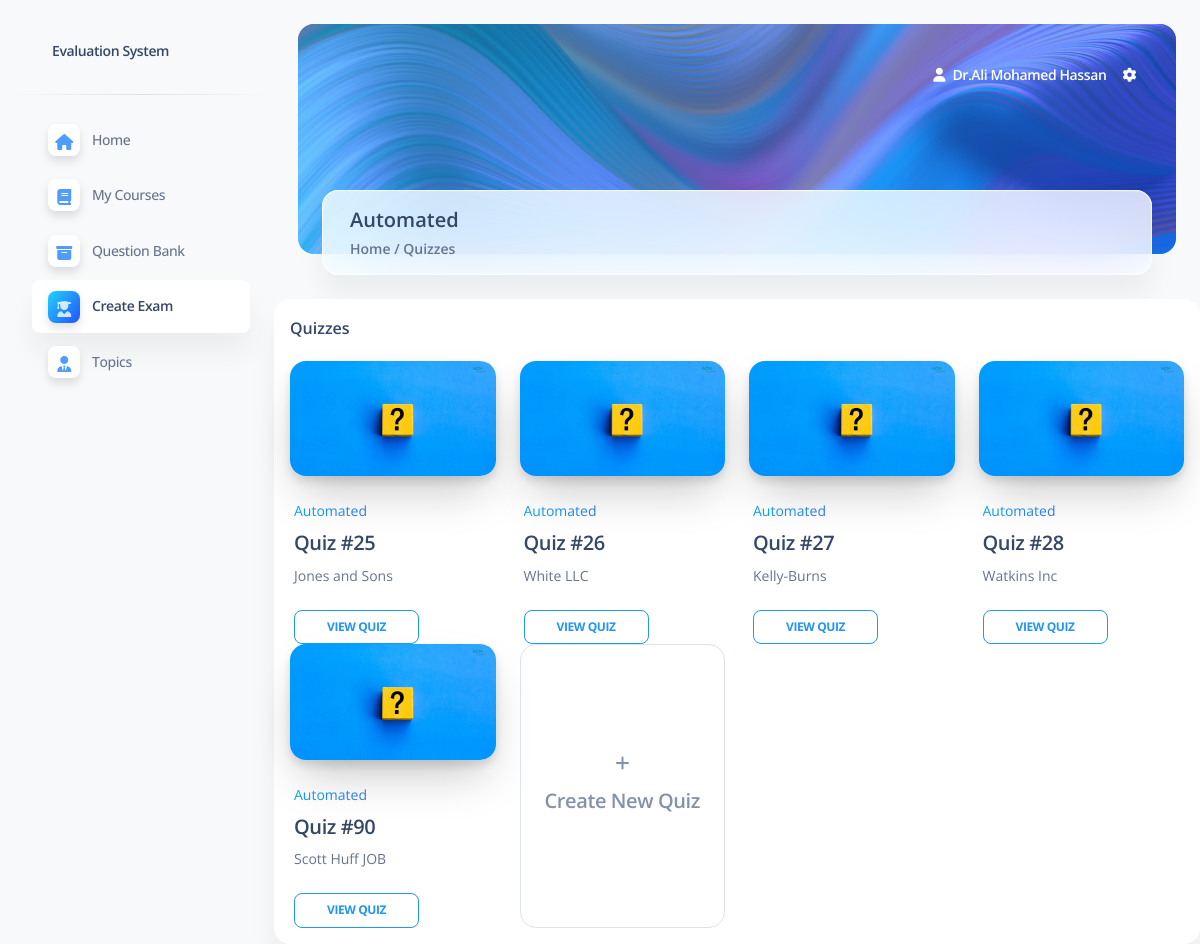
Screenshot of /pages/courseQuizzes.php?course_id=11 (signed in) with the database file from the repository.
### tables this page shows
CREATE TABLE `courses` (
  `course_id` int(11) NOT NULL,
  `course_name` varchar(100) NOT NULL,
  `teacher_id` int(11) DEFAULT NULL,
  `start_date` date DEFAULT NULL,
  `end_date` date DEFAULT NULL,
  `description` text DEFAULT NULL
);

CREATE TABLE `quizzes` (
  `quiz_id` int(11) NOT NULL,
  `quiz_name` varchar(100) NOT NULL,
  `course_id` int(11) DEFAULT NULL,
  `duration_minutes` int(11) DEFAULT NULL,
  `max_score` float DEFAULT NULL,
  `start_time` datetime DEFAULT NULL,
  `end_time` datetime DEFAULT NULL
);

### pages/courseQuizzes.php (the view, shortened to what this page needs)
<?php
include ('config.php');
if (isset($_SESSION['tid']) && isset($_GET['course_id'])) {
  $sql = "SELECT * FROM quizzes WHERE course_id = " . $_GET['course_id'];
  $result = mysqli_query($dbconn, $sql);
  $sql2 = "SELECT * FROM courses WHERE course_id = " . $_GET['course_id'];
  $result2 = mysqli_query($dbconn, $sql2);
  $row2 = mysqli_fetch_assoc($result2);
}
?>
<!DOCTYPE html>
<html lang="en">
<head>
  <link href="../assets/css/nucleo-icons.css" rel="stylesheet" />
  <link href="../assets/css/nucleo-svg.css" rel="stylesheet" />
  <link href="../assets/css/nucleo-svg.css" rel="stylesheet" />
  <link id="pagestyle" href="../assets/css/soft-ui-dashboard.css?v=1.0.7" rel="stylesheet" />
  <link rel="stylesheet" href="https://cdnjs.cloudflare.com/ajax/libs/font-awesome/6.3.0/css/all.min.css" />
</head>
<body class="g-sidenav-show  bg-gray-100">
  <aside class="sidenav navbar navbar-vertical navbar-expand-xs border-0 border-radius-xl my-3 fixed-start ms-3 "
    id="sidenav-main">
    <div class="sidenav-header">
      <a class="navbar-brand m-0" href="index.php" target="_blank">
        <span class="ms-1 font-weight-bold">Evaluation System</span>
      </a>
    </div>
    <hr class="horizontal dark mt-0">
    <div class="collapse navbar-collapse  w-auto " id="sidenav-collapse-main">
      <ul class="navbar-nav">
        <li class="nav-item">
          <a class="nav-link" href="myCourses.php">
            <div
              class="icon icon-shape icon-sm shadow border-radius-md bg-white text-center me-2 d-flex align-items-center justify-content-center">
              <i class="fa-solid fa-house fs-6"></i>
            </div>
            <span class="nav-link-text ms-1">Home</span>
          </a>
        </li>
        <li class="nav-item">
          <a class="nav-link " href="myCourses.php">
            <div
              class="icon icon-shape icon-sm shadow border-radius-md bg-white text-center me-2 d-flex align-items-center justify-content-center">
              <i class="fa-solid fa-book fs-6"></i>
            </div>
            <span class="nav-link-text ms-1">My Courses</span>
          </a>
        </li>
        <li class="nav-item">
          <a class="nav-link " href="courseQuestBank.php">
            <div
              class="icon icon-shape icon-sm shadow border-radius-md bg-white text-center me-2 d-flex align-items-center justify-content-center">
              <i class="fa-solid fa-box-archive fs-6"></i>
            </div>
            <span class="nav-link-text ms-1">Question Bank</span>
          </a>
        </li>
        <li class="nav-item">
          <a class="nav-link active" href="courseQuizCreate.php">
            <div
              class="icon icon-shape icon-sm shadow border-radius-md bg-white text-center me-2 d-flex align-items-center justify-content-center">
              <i class="fa-solid fa-user-graduate fs-6"></i>
            </div>
            <span class="nav-link-text ms-1">Create Exam</span>
          </a>
        </li>
        <li class="nav-item">
          <a class="nav-link" href="topics.php">
            <div class="icon icon-shape icon-sm shadow border-radius-md bg-white text-center me-2 d-flex align-items-center justify-content-center">
              <i class="fa-solid fa-user-tie fs-6"></i>
            </div>
            <span class="nav-link-text ms-1">Topics</span>
          </a>
        </li>
      </ul>
    </div>
  </aside>
  <main class="main-content position-relative max-height-vh-100 h-100 border-radius-lg ">
    <nav class="navbar navbar-main navbar-expand-lg bg-transparent shadow-none position-absolute px-4 w-100 z-index-2">
      <div class="container-fluid pt-4 pb-2">
        <div class="collapse navbar-collapse me-md-0 me-sm-4 mt-sm-0 mt-2" id="navbar">
          <ul class="navbar-nav justify-content-end">
            <li class="nav-item d-flex align-items-center">
              <a href="javascript:;" class="nav-link text-white font-weight-bold px-0">
                <i class="fa fa-user me-sm-1"></i>
                <span class="d-sm-inline d-none"><?php
                if (isset($_SESSION['StudentName'])) {
                  echo $_SESSION['StudentName'];
                }else if (isset($_SESSION['teacherName'])) {
                  echo $_SESSION['teacherName'];
                }
                ?>
                </span></span>
              </a>
            </li>
            <li class="nav-item dropdown px-3 d-flex align-items-center">
              <a href="javascript:;" class="nav-link text-white p-0" id="dropdownMenuButton" data-bs-toggle="dropdown"
                aria-expanded="false">
                <i class="fa fa-cog cursor-pointer"></i>
              </a>
            </li>
          </ul>
        </div>
      </div>
    </nav>
    <div class="container-fluid">
      <div class="page-header border-radius-xl mt-4" style="min-height: 230px !important;background-image: url('../assets/img/curved-images/curved0.jpg'); background-position-y: 50%;">
        <span class="mask bg-gradient-primary opacity-6"></span>
      </div>
      <div class="card card-body blur shadow-blur mx-4 mt-n6 overflow-hidden">
        <div class="row gx-4">
          <div class="col-auto my-auto px-4">
            <div class="h-100">
              <h5 class="mb-1">
              <?php echo $row2['course_name'] ?>              </h5>
              <p class="mb-0 font-weight-bold text-sm">
                Home / Quizzes
              </p>
            </div>
          </div>
        </div>
      </div>
    </div>
    <div class="col-12 mt-4">
      <div class="card mb-4">
        <div class="card-header pb-0 p-3">
          <h6 class="mb-1">Quizzes</h6>
        </div>
        <div class="card-body p-3">
          <div class="row">
          <?php if (mysqli_num_rows($result) > 0) {
                      while ($row = mysqli_fetch_assoc($result)) {
                        ?>
                <div class="col-xl-3 col-md-6 mb-xl-0 mb-4">
              <div class="card card-blog card-plain">
                <div class="position-relative">
                  <a class="d-block shadow-xl border-radius-xl">
                    <img src="../assets/img/home-decor-3.jpg" alt="img-blur-shadow" class="img-fluid shadow border-radius-xl">
                  </a>
                </div>
                <div class="card-body px-1 pb-0">
                  <p class="text-gradient text-primary mb-2 text-sm"><?php echo $row2['course_name'] ?></p>
                  <a href="javascript:;">
                    <h5>
                      Quiz #<?php echo $row['quiz_id'] ?>
                    </h5>
                  </a>
                  <p class="mb-4 text-sm">
                  <?php echo $row['quiz_name'] ?>
                  </p>
                  <a href="courseQuestQuiz.php?Quiz_id=<?php echo $row['quiz_id'] ?>" class="btn btn-outline-primary btn-sm mb-0">View Quiz</a>
                </div>
              </div>
            </div>
                <?php }
                      } ?>
            <div class="col-xl-3 col-md-6 mb-xl-0 mb-4">
              <div class="card h-100 card-plain border">
                <div class="card-body d-flex flex-column justify-content-center text-center">
                  <a href="courseQuizCreate.php?course_id=<?php echo $row2['course_id'] ?>">
                    <i class="fa fa-plus text-secondary mb-3"></i>
                    <h5 class=" text-secondary">Create New Quiz </h5>
                  </a>
                </div>
              </div>
            </div>
          </div>
        </div>
      </div>
    </div>
  </main>
</body>
</html>

### assets/css/nucleo-svg.css (style rules this page uses)
.icon { display: inline-block; color: #111111; height: 1em; width: 1em; }
.icon-sm { height: 0.8em; width: 0.8em; }
.icon { fill: currentColor; stroke: none; }

### pages/courseQuizzes.php (style rules this page uses)
.text-gradient.text-primary { background-image: linear-gradient(310deg, #7928CA, #03A9F4)!important; }
.btn-outline-primary { --bs-btn-color: #2196F3; --bs-btn-border-color: #2196F3; --bs-btn-hover-color: #fff; --bs-btn-hover-bg: #3F51B5; --bs-btn-hover-border-color: #3F51B5; --bs-btn-focus-shadow-rgb: 203, 12, 159; --bs-btn-active-color: #fff; --bs-btn-active-bg: #3F51B5; --bs-btn-active-border-color: #3F51B5; --bs-btn-active-shadow: none; --bs-btn-disabled-color: #3F51B5; --bs-btn-disabled-bg: transparent; --bs-btn-disabled-border-color: #3F51B5; --bs-gradient: none; }

### rows the page displays
courses: course_name "Automated"
quizzes: course.course_name "Automated", quiz_id "25", quiz_name "Jones and Sons"
quizzes: course.course_name "Automated", quiz_id "26", quiz_name "White LLC"
quizzes: course.course_name "Automated", quiz_id "27", quiz_name "Kelly-Burns"
quizzes: course.course_name "Automated", quiz_id "28", quiz_name "Watkins Inc"
quizzes: course.course_name "Automated", quiz_id "90", quiz_name "Scott Huff JOB"

### other values shown
$_SESSION['teacherName'] "Dr.Ali Mohamed Hassan"
